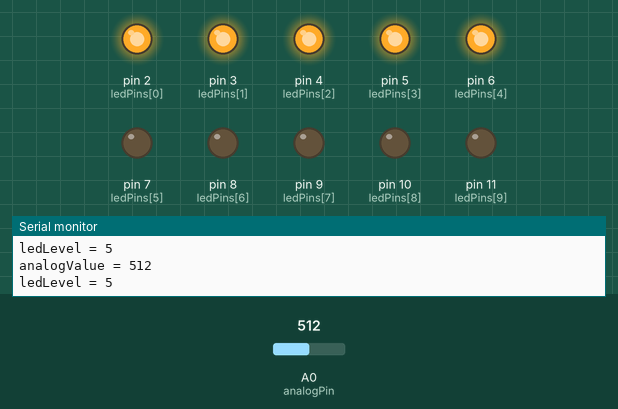
Simulated run of this sketch. Board: Arduino Uno, built with avr-gcc and run on an emulated ATmega328P. Shown: output pins drawn as LEDs (lit = HIGH), the last lines printed to the serial monitor. The inputs (shaded band) are chosen by the test bench; at power-on: A0 (analogPin) = 512.

Above: at 1.2 s.
1.3 s: A0 (analogPin) set to 496
At 2.2 s:
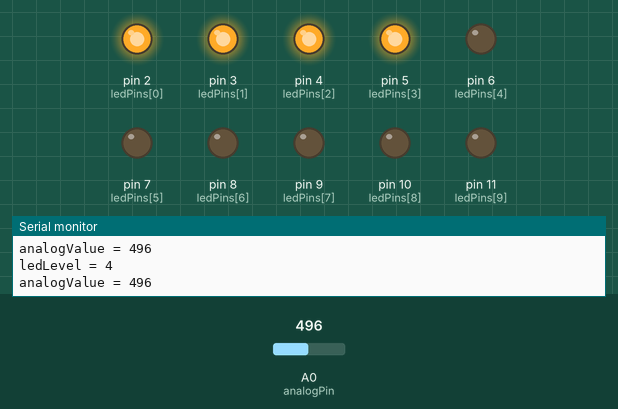
2.8 s: A0 (analogPin) set to 1023
At 3.8 s:
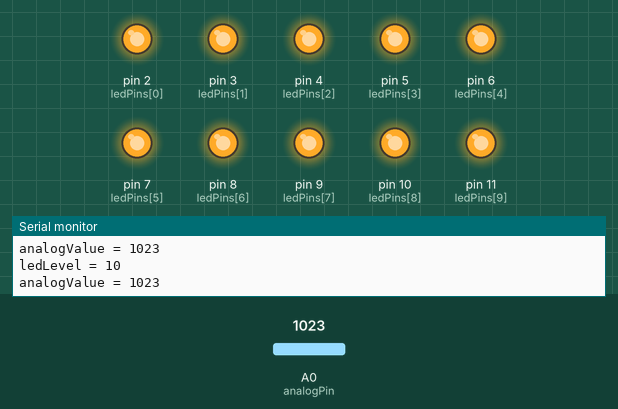
4.3 s: A0 (analogPin) set to 1011
At 4.6 s:
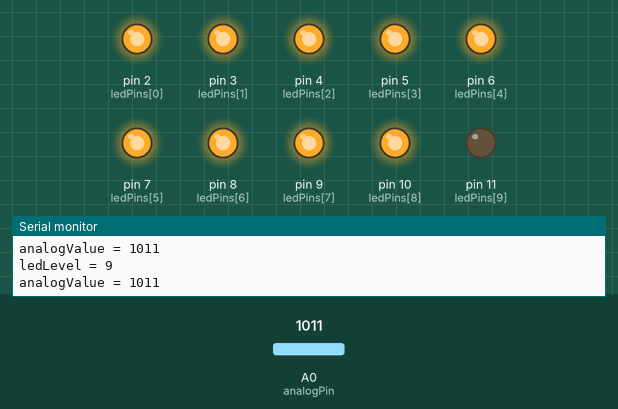
5.8 s: A0 (analogPin) set to 900
At 6.5 s:
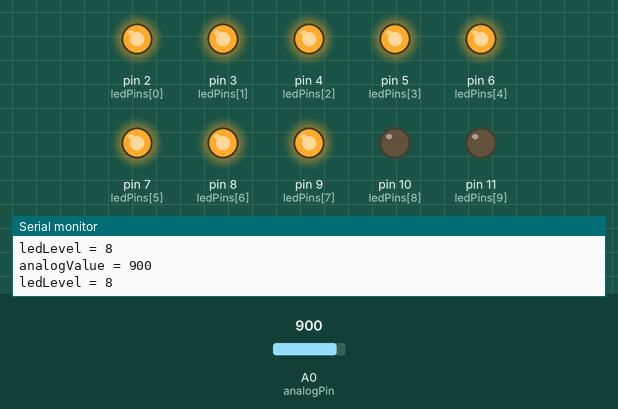
7.3 s: A0 (analogPin) set to 837
10.3 s: A0 (analogPin) set to 809
At 11.0 s:
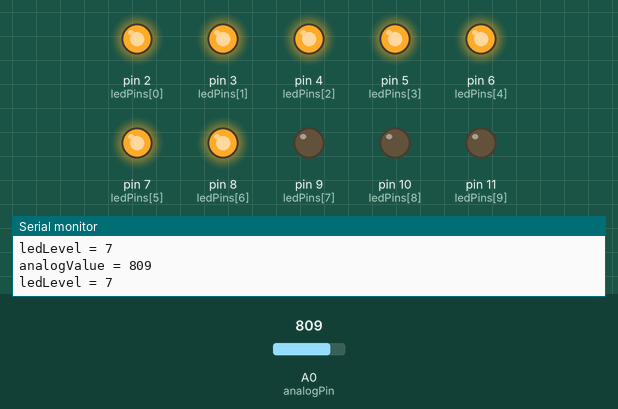
Timing chart, 0 to 12.8 s (numbered marks = the images above; inputs shaded):
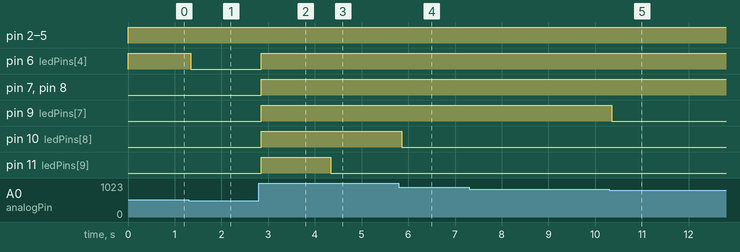

Measured:
- the behaviour switches between 512 and 511 on A0 (analogPin) (found by bisection; images 0 and 1)
- the behaviour switches between 1023 and 1022 on A0 (analogPin) (found by bisection; images 2 and 3)
- the behaviour switches between 819 and 818 on A0 (analogPin) (found by bisection; images 4 and 5)
- after the input at 1.3 s, pin 6 (ledPins[4]): HIGH → LOW at once
- after the input at 2.8 s, pin 6 (ledPins[4]), pin 7 (ledPins[5]), pin 8 (ledPins[6]), pin 9 (ledPins[7]), pin 10 (ledPins[8]), pin 11 (ledPins[9]): LOW → HIGH after 0.05 s
- after the input at 4.3 s, pin 11 (ledPins[9]): HIGH → LOW at once
- after the input at 5.8 s, pin 10 (ledPins[8]): HIGH → LOW after 0.06 s
- after the input at 10.3 s, pin 9 (ledPins[7]): HIGH → LOW after 0.06 s

The sketch:

Projekt_06-Stapeldiagram.ino
```cpp
/*******************************************************
   Projekt 6 - Stapeldiagram
 ******************************************************/

// konstanta variabler
const int analogPin = A0; // stiftet till potentiometern.
const int ledSize = 10;  // antalet lysdioder

// en array av stift som lysdioder är anslutna till:
int ledPins[] = { 2, 3, 4, 5, 6, 7, 8, 9, 10, 11 };


void setup() {
  // initierar alla stift i arrayen som UTSIGNALER:
  for (int index = 0; index < ledSize; index++) {
    pinMode(ledPins[index], OUTPUT);
  }

  Serial.begin(9600);
}

void loop() {
  // potentiometers värde lagras i den lokala variabeln
  int analogValue = analogRead(analogPin);

  // mappar resultatet till ett intervall från 0 till 10.
  int ledLevel = map(analogValue, 0, 1023, 0, ledSize);

  Serial.print("analogValue = ");
  Serial.println(analogValue);
  Serial.print("ledLevel = ");
  Serial.println(ledLevel);

  // loopar igenom arrayen:
  for (int index = 0; index < ledSize; index++) {
    // slå på alla stift som index är mindre än ledLevel:
    if (index < ledLevel) {
      digitalWrite(ledPins[index], HIGH);
    }
    // annars slå av alla andra
    else {
      digitalWrite(ledPins[index], LOW);
    }
  }
  //delay(1000);
}
```
